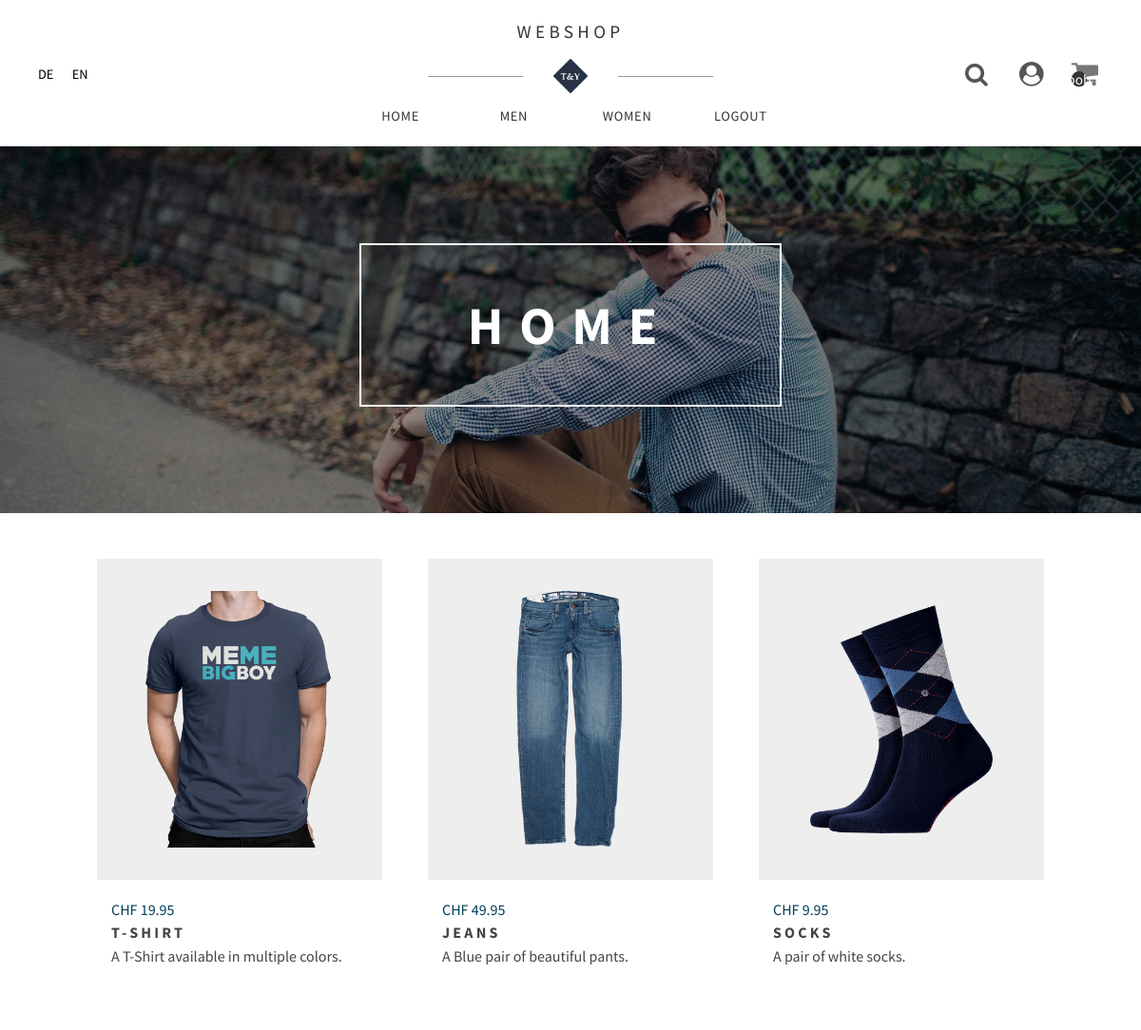
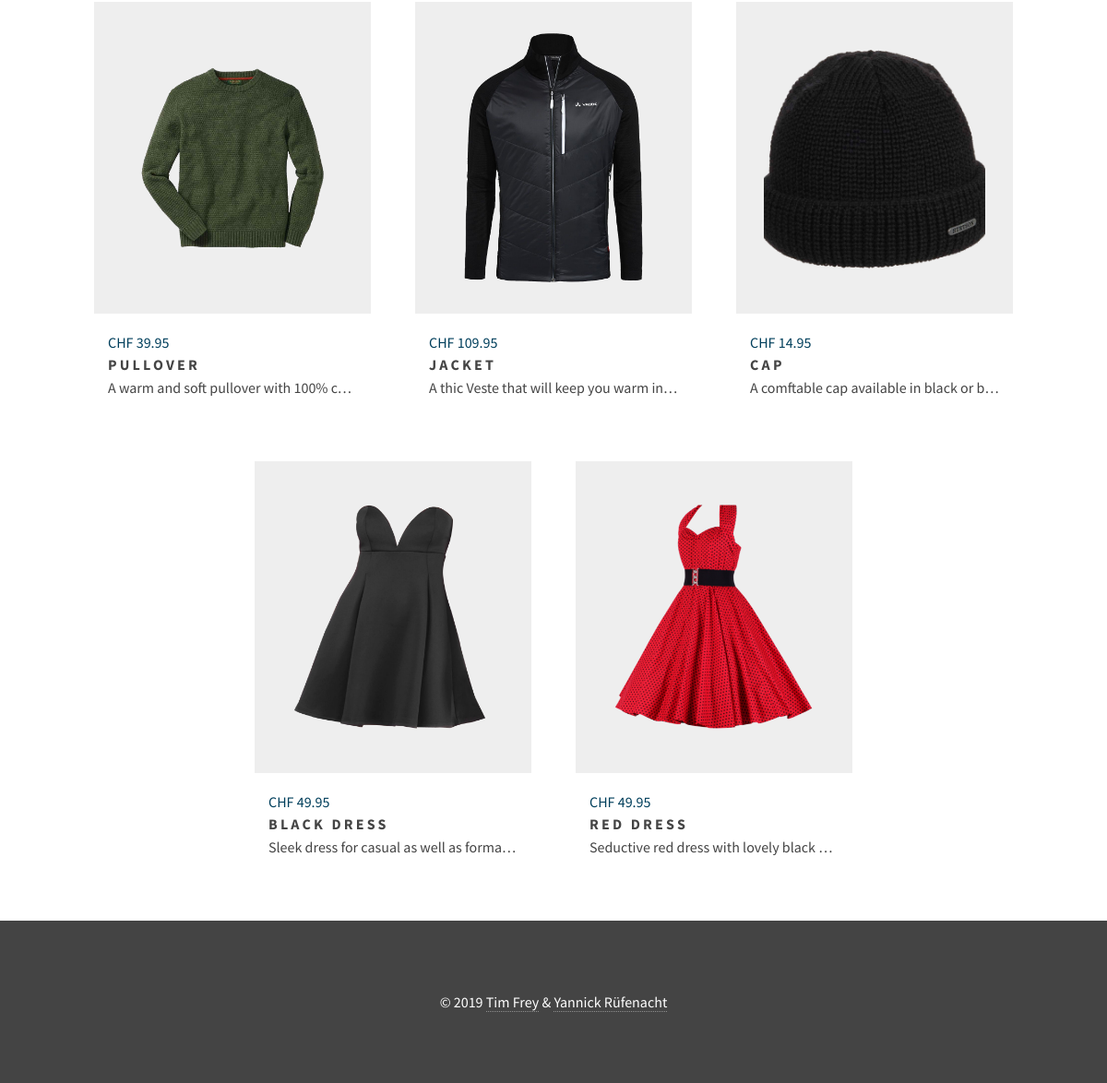
Page / (signed in) on the committed database (2 pictures, top to bottom).
### tables this page shows
CREATE TABLE `products` (
  `ID` int(11) NOT NULL,
  `Name_DE` varchar(255) DEFAULT NULL,
  `Name_EN` varchar(255) DEFAULT NULL,
  `Description_DE` text DEFAULT NULL,
  `Description_EN` text DEFAULT NULL,
  `Sex` varchar(10) NOT NULL,
  `Image` varchar(4096) DEFAULT NULL,
  `Price` double NOT NULL
);

### src/lib/View.php (called while the page is built, shortened)
<?php
class View
{
    private $viewfile;
    public function __construct($viewfile)
    {
        $this->viewfile = "src/view/$viewfile.php";
    }
    public function display()
    {
        require 'src/view/header.php';
        require $this->viewfile;
        require 'src/view/footer.php';
    }
}

### src/controller/DefaultController.php (called while the page is built, shortened)
<?php
class DefaultController
{
    public function index()
    {
        $defaultModel = new DefaultModel();
        $view = new View('default_index');
        $view->title = _HOME;
        $view->heading = _HOME;
        $view->banner = 'banner_home.jpg';
        $view->products = $defaultModel->readAll();
        $view->display();
    }
}

### src/lib/Dispatcher.php (called while the page is built, shortened)
<?php
class Dispatcher
{
    public function dispatch()
    {
        $method = 'index';
        $controller = new $controllerName();
        $controller->$method();
    }
}

### index.php (called while the page is built, shortened)
<?php
require_once 'src/lib/Dispatcher.php';
require_once 'src/lib/View.php';
require_once 'src/lib/Model.php';
$dispatcher = new Dispatcher();
$dispatcher->dispatch();
?>

### src/lib/ConnectionHandler.php (called while the page is built, shortened)
<?php
class ConnectionHandler
{
    private static $connection = null;
    public static function getConnection()
    {
        if (self::$connection === null)
        {
            $config = require 'config.php';
            $host = $config['database']['host'];
            $username = $config['database']['username'];
            $password = $config['database']['password'];
            $database = $config['database']['database'];
            self::$connection = new MySQLi($host, $username, $password, $database);
            self::$connection->set_charset('utf8');
        }
        return self::$connection;
    }
}

### src/lib/Model.php (called while the page is built, shortened)
<?php
require_once 'ConnectionHandler.php';
class Model
{
    protected $tableName = null;
    public function readAll()
    {
        $query = "SELECT * FROM $this->tableName";
        $statement = ConnectionHandler::getConnection()->prepare($query);
        $statement->execute();
        $result = $statement->get_result();
        $rows = array();
        while ($row = $result->fetch_object())
        {
            $rows[] = $row;
        }
        return $rows;
    }
}

### src/view/default_index.php (the view)
<?php if (isset($banner)): ?>
<div class="banner" style="background-image: url('<?=_ROOT?>src/view/images/<?=$banner?>');">
    <div class="banner__overlay">
        <div class="banner__overlay__title"><?=$heading?></div>
    </div>
</div>
<?php endif; ?>
<section class="products">
    <?php if (empty($products)): ?>
        <div class="basket__empty">
            <div class="basket__empty__icon">
                <i class="fa fa-ban fa-2x" aria-hidden="true"></i>
            </div>
            <p><?=_PRODUCTS_EMPTY?></p>
        </div>
    <?php else: ?>
        <?php foreach ($products as $product) : ?>
            <a href="<?=_ROOT.$_SESSION['lang']['name']?>/product?product_id=<?= $product->ID; ?>">
                <div class="products__item">
                    <div class="products__item__img">
                        <div style="background-image: url('<?=_ROOT?>src/view/images/<?= $product->Image; ?>');"></div>
                    </div>
                    <div class="products__item__desc">
                        <span>CHF <?=$product->Price?></span>
                        <h2><?= $product->{'Name_'.strtoupper($_SESSION['lang']['name'])}; ?></h2>
                        <h4><?= $product->{'Description_'.strtoupper($_SESSION['lang']['name'])}; ?></h4>
                    </div>
                </div>
            </a>
        <?php endforeach; ?>
    <?php endif; ?>
</section>

### src/view/css/style.css (style rules this page uses)
html, body, div, span, applet, object, iframe, h1, h2, h3, h4, h5, h6, p, blockquote, pre, a, abbr, acronym, address, big, cite, code, del, dfn, em, img, ins, kbd, q, s, samp, small, strike, strong, sub, sup, tt, var, b, u, i, center, dl, dt, dd, ol, ul, li, fieldset, form, label, legend, table, caption, tbody, tfoot, thead, tr, th, td, article, aside, canvas, details, embed, figure, figcaption, footer, header, hgroup, menu, nav, output, ruby, section, summary, time, mark, audio, video { margin: 0; padding: 0; border: 0; font: inherit; vertical-align: baseline; }
article, aside, details, figcaption, figure, footer, header, hgroup, menu, nav, section { display: block; }
body { line-height: 1; }
html, body { width: 100%; height: 100%; box-sizing: border-box; font-family: Source Sans Pro, sans-serif; font-size: 62.5%; }
body { font-size: 1.6rem; background: #f5f5f5; }
a { text-decoration: none; }
h2 { width: 100%; font-weight: bold; font-size: 1.35em; margin: 0.5em 0; text-transform: uppercase; letter-spacing: 0.2em; }
h4 { width: 100%; line-height: 1.15em; }
::placeholder { font-family: Source Sans Pro, sans-serif; font-size: 1em; }
.banner { width: 100%; background-size: cover; background-position: center; background-repeat: no-repeat; }
.banner__overlay { display: flex; justify-content: center; align-items: center; width: 100%; height: 100%; background: rgba(8, 8, 8, .4); }
.banner__overlay__title { color: white; font-size: 3.5em; font-weight: 700; padding: 1em 2em; margin: 2em 0; text-transform: uppercase; letter-spacing: 0.3em; border: 2px solid white; }
.products { display: flex; justify-content: center; align-items: center; flex-wrap: wrap; padding: 1.5em 0; background: white; }
.products__item { display: flex; justify-content: center; align-items: center; flex-direction: column; flex-basis: 26%; cursor: pointer; width: 300px; height: 450px; margin: 1.5em; color: #444; background: white; overflow: hidden; }
.products__item__img { width: 100%; height: 75%; overflow: hidden; background: #eee; display: flex; justify-content: center; align-items: center; }
.products__item__img > div { width: 80%; height: 80%; background-size: cover; background-position: center; background-repeat: no-repeat; transition: transform 0.3s; }
.products__item__desc { display: flex; justify-content: center; align-items: center; flex-direction: column; width: 90%; height: 25%; overflow: hidden; }
.products__item__desc span { width: 100%; color: #003f5c; }
.products__item__desc > * { margin: 0.25em 0; }
.products__item__desc h2 { font-size: 1em;; }
.products__item__desc h4 { overflow: hidden; white-space: nowrap; text-overflow: ellipsis; }

### rows in the picture
products: Image (picture), Price "19.95", name "T-SHIRT", name "A T-Shirt available in multiple colors."
products: Image (picture), Price "49.95", name "JEANS", name "A Blue pair of beautiful pants."
products: Image (picture), Price "9.95", name "SOCKS", name "A pair of white socks."
products: Image (picture), Price "39.95", name "PULLOVER", name "A warm and soft pullover with 100% c…"
products: Image (picture), Price "109.95", name "JACKET", name "A thic Veste that will keep you warm in…"
products: Image (picture), Price "14.95", name "CAP", name "A comftable cap available in black or b…"
products: Image (picture), Price "49.95", name "BLACK DRESS", name "Sleek dress for casual as well as forma…"
products: Image (picture), Price "49.95", name "RED DRESS", name "Seductive red dress with lovely black…"

### other values in the picture
_TITLE "WEBSHOP"
_HOME "HOME"
_MEN "MEN"
_WOMEN "WOMEN"
_LOGOUT "LOGOUT"
$_SESSION['user_order_count'] "bob"
$heading "HOME"
